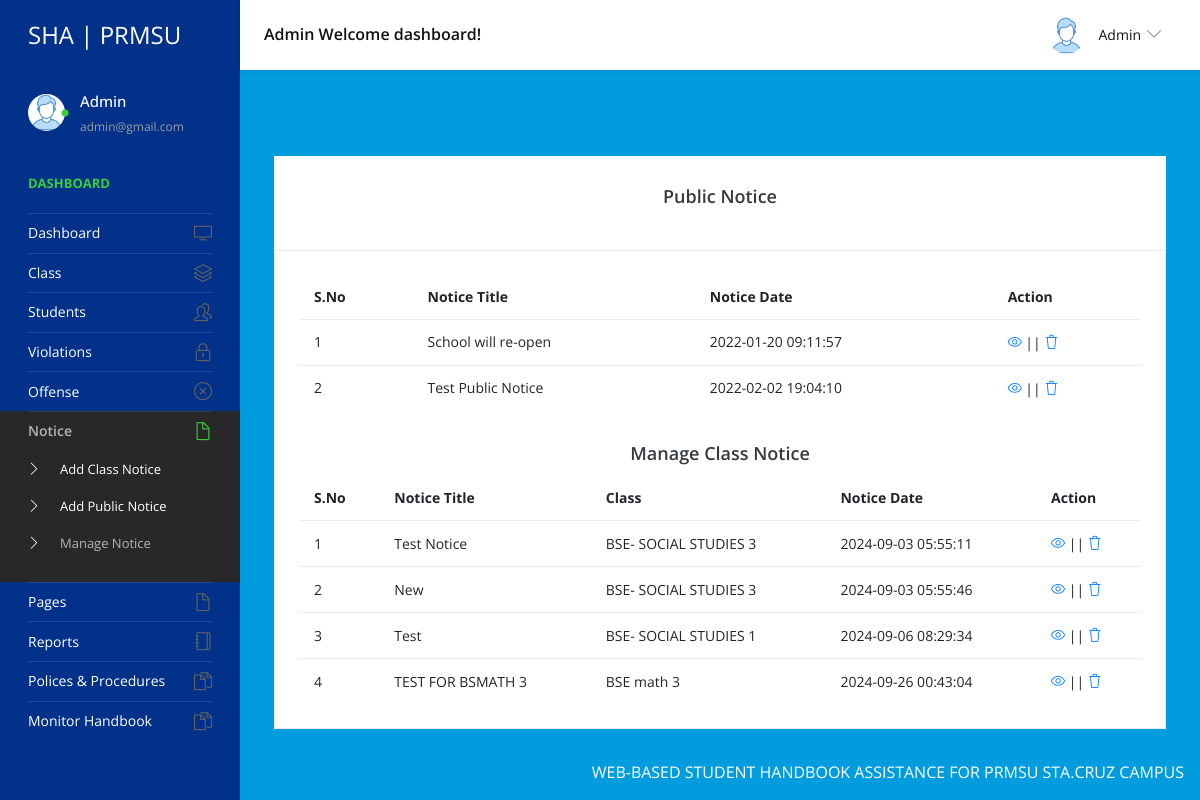
/admin/manage-public-notice.php (signed in), run on the app's committed database.
### tables this page shows
CREATE TABLE `tblpublicnotice` (
  `ID` int(5) NOT NULL,
  `NoticeTitle` varchar(200) DEFAULT NULL,
  `NoticeMessage` mediumtext DEFAULT NULL,
  `CreationDate` timestamp NULL DEFAULT current_timestamp()
);

CREATE TABLE `tblnotice` (
  `ID` int(5) NOT NULL,
  `NoticeTitle` mediumtext DEFAULT NULL,
  `ClassId` int(10) DEFAULT NULL,
  `NoticeMsg` mediumtext DEFAULT NULL,
  `CreationDate` timestamp NULL DEFAULT current_timestamp()
);

CREATE TABLE `tblclass` (
  `ID` int(5) NOT NULL,
  `ClassName` varchar(50) DEFAULT NULL,
  `Section` varchar(20) DEFAULT NULL,
  `CreationDate` timestamp NULL DEFAULT current_timestamp()
);

### admin/manage-public-notice.php (the view, shortened to what this page needs)
<?php
include('includes/dbconnection.php');
if (strlen($_SESSION['sturecmsaid'] == 0)) {
  header('location:logout.php');
} else {
  ?>
    <!DOCTYPE html>
    <html lang="en">
    <head>
      <link rel="stylesheet" href="vendors/simple-line-icons/css/simple-line-icons.css">
      <link rel="stylesheet" href="vendors/flag-icon-css/css/flag-icon.min.css">
      <link rel="stylesheet" href="vendors/css/vendor.bundle.base.css">
      <link rel="stylesheet" href="./vendors/daterangepicker/daterangepicker.css">
      <link rel="stylesheet" href="./vendors/chartist/chartist.min.css">
      <link rel="stylesheet" href="./css/style.css">
    </head>
    <body>
      <div class="container-scroller">
        <?php include_once('includes/header.php'); ?>
        <div class="container-fluid page-body-wrapper">
          <?php include_once('includes/sidebar.php'); ?>
          <div class="main-panel">
            <div class="content-wrapper">
              <div class="page-header">
                <nav aria-label="breadcrumb">
                  <ol class="breadcrumb">
                  </ol>
                </nav>
              </div>
              <div class="col-12 grid-margin stretch-card">
                  <div class="card">
                    <div class="card-body">
                      <h4 class="card-title" style="text-align: center;">Public Notice</h4>
                      </div>
                      <div class="table-responsive border p-4">
                        <table class="table">
                          <thead>
                            <tr>
                              <th class="font-weight-bold">S.No</th>
                              <th class="font-weight-bold">Notice Title</th>
                              <th class="font-weight-bold">Notice Date</th>
                              <th class="font-weight-bold">Action</th>
                            </tr>
                          </thead>
                          <tbody>
                            <?php
                            $sql = "SELECT * from tblpublicnotice";
                            $query = $dbh->prepare($sql);
                            $query->execute();
                            $results = $query->fetchAll(PDO::FETCH_OBJ);
                            $cnt = 1;
                            if ($query->rowCount() > 0) {
                              foreach ($results as $row) { ?>
                                    <tr>
                                      <td><?php echo htmlentities($cnt); ?></td>
                                      <td><?php echo htmlentities($row->NoticeTitle); ?></td>
                                      <td><?php echo htmlentities($row->CreationDate); ?></td>
                                      <td>
                                        <div><a href="edit-public-notice-detail.php?editid=<?php echo htmlentities($row->ID); ?>"><i
                                              class="icon-eye"></i></a>
                                          || <a href="manage-public-notice.php?delid=<?php echo ($row->ID); ?>"
                                            onclick="return confirm('Do you really want to Delete ?');"> <i
                                              class="icon-trash"></i></a></div>
                                      </td>
                                    </tr><?php $cnt = $cnt + 1;
                              }
                            } ?>
                          </tbody>
                        </table>
                        <h4 class="card-title" style="text-align: center; margin-top: 2rem;">Manage Class Notice</h4>
                        <table class="table">
                        <thead>
                          <tr>
                            <th class="font-weight-bold">S.No</th>
                            <th class="font-weight-bold">Notice Title</th>
                            <th class="font-weight-bold">Class</th>
                            <th class="font-weight-bold">Notice Date</th>
                            <th class="font-weight-bold">Action</th>
                          </tr>
                        </thead>
                        <tbody>
                          <?php
                          $sql = "SELECT tblclass.ID,tblclass.ClassName,tblclass.Section,tblnotice.NoticeTitle,tblnotice.CreationDate,tblnotice.ClassId,tblnotice.ID as nid from tblnotice join tblclass on tblclass.ID=tblnotice.ClassId";
                          $query = $dbh->prepare($sql);
                          $query->execute();
                          $results = $query->fetchAll(PDO::FETCH_OBJ);
                          $cnt = 1;
                          if ($query->rowCount() > 0) {
                            foreach ($results as $row) {
                              ?>
                              <tr>
                                <td><?php echo htmlentities($cnt); ?></td>
                                <td><?php echo htmlentities($row->NoticeTitle); ?></td>
                                <td><?php echo htmlentities($row->ClassName); ?> <?php echo htmlentities($row->Section); ?></td>
                                <td><?php echo htmlentities($row->CreationDate); ?></td>
                                <td>
                                  <div><a href="edit-notice-detail.php?editid=<?php echo htmlentities($row->nid); ?>"><i
                                        class="icon-eye"></i></a>
                                    || <a href="manage-notice.php?delid=<?php echo ($row->nid); ?>"
                                      onclick="return confirm('Do you really want to Delete ?');"> <i
                                        class="icon-trash"></i></a></div>
                                </td>
                              </tr><?php $cnt = $cnt + 1;
                            }
                          } ?>
                        </tbody>
                      </table>
                      </div>
                    </div>
                  </div>
                </div>
              </div>
            </div>
          </div>
      <?php include_once('includes/footer.php'); ?>
    </body>
    </html><?php } ?>

### admin/includes/header.php (shortened to what this page needs)
<nav class="navbar default-layout-navbar col-lg-12 col-12 p-0 fixed-top d-flex flex-row">
  <div class="navbar-brand-wrapper d-flex align-items-center">
    <a class="navbar-brand brand-logo" href="dashboard.php">
      <strong style="color: white;">SHA | PRMSU</strong>
    </a>
  </div><?php
  $aid = $_SESSION['sturecmsaid'];
  $sql = "SELECT * from tbladmin where ID=:aid";
  $query = $dbh->prepare($sql);
  $query->bindParam(':aid', $aid, PDO::PARAM_STR);
  $query->execute();
  $results = $query->fetchAll(PDO::FETCH_OBJ);
  if ($query->rowCount() > 0) {
    foreach ($results as $row) { ?>
      <div class="navbar-menu-wrapper d-flex align-items-center flex-grow-1">
        <h5 class="mb-0 font-weight-medium d-none d-lg-flex"><?php echo htmlentities($row->AdminName); ?> Welcome dashboard!
        </h5>
        <ul class="navbar-nav navbar-nav-right ml-auto">
          <li class="nav-item dropdown d-none d-xl-inline-flex user-dropdown">
            <a class="nav-link dropdown-toggle" id="UserDropdown" href="#" data-toggle="dropdown" aria-expanded="false">
              <img class="img-xs rounded-circle ml-2" src="images/faces/face8.jpg" alt="Profile image"> <span
                class="font-weight-normal"> <?php echo htmlentities($row->AdminName); ?> </span></a>
              </div><?php $cnt = $cnt + 1;
    }
  } ?>
      </li>
    </ul>
  </div>
</nav>

### admin/includes/sidebar.php (shortened to what this page needs)
<nav class="sidebar sidebar-offcanvas" id="sidebar">
  <ul class="nav">
    <li class="nav-item nav-profile">
      <a href="#" class="nav-link">
        <div class="profile-image">
          <img class="img-xs rounded-circle" src="images/faces/face8.jpg" alt="profile image">
          <div class="dot-indicator bg-success"></div>
        </div>
        <div class="text-wrapper">
          <?php
          $aid = $_SESSION['sturecmsaid'];
          $sql = "SELECT * from tbladmin where ID=:aid";
          $query = $dbh->prepare($sql);
          $query->bindParam(':aid', $aid, PDO::PARAM_STR);
          $query->execute();
          $results = $query->fetchAll(PDO::FETCH_OBJ);
          $cnt = 1;
          if ($query->rowCount() > 0) {
            foreach ($results as $row) { ?>
              <p class="profile-name"><?php echo htmlentities($row->AdminName); ?></p>
              <p class="designation"><?php echo htmlentities($row->Email); ?></p><?php $cnt = $cnt + 1;
            }
          } ?>
        </div>
      </a>
    </li>
    <li class="nav-item nav-category">
      <span class="nav-link">Dashboard</span>
    </li>
    <li class="nav-item">
      <a class="nav-link" href="dashboard.php">
        <span class="menu-title">Dashboard</span>
        <i class="icon-screen-desktop menu-icon"></i>
      </a>
    </li>
    <li class="nav-item">
      <a class="nav-link" data-toggle="collapse" href="#ui-basic" aria-expanded="false" aria-controls="ui-basic">
        <span class="menu-title">Class</span>
        <i class="icon-layers menu-icon"></i>
      </a>
    </li>
    <li class="nav-item">
      <a class="nav-link" data-toggle="collapse" href="#ui-basic1" aria-expanded="false" aria-controls="ui-basic1">
        <span class="menu-title">Students</span>
        <i class="icon-people menu-icon"></i>
      </a>
    </li>
    <li class="nav-item">
      <a class="nav-link" data-toggle="collapse" href="#violations" aria-expanded="false" aria-controls="violations">
        <span class="menu-title">Violations</span>
        <i class="icon-lock menu-icon"></i>
      </a>
    </li>
    <li class="nav-item">
      <a class="nav-link" data-toggle="collapse" href="#offense" aria-expanded="false" aria-controls="offense">
        <span class="menu-title">Offense</span>
        <i class="icon-close menu-icon"></i>
      </a>
    </li>
    <li class="nav-item">
      <a class="nav-link" data-toggle="collapse" href="#auth" aria-expanded="false" aria-controls="auth">
        <span class="menu-title">Notice </span>
        <i class="icon-doc menu-icon"></i>
      </a>
      <div class="collapse" id="auth">
        <ul class="nav flex-column sub-menu">
          <li class="nav-item"> <a class="nav-link" href="add-notice.php"> Add Class Notice </a></li>
          <li class="nav-item"> <a class="nav-link" href="add-public-notice.php"> Add Public Notice </a></li>
          <li class="nav-item"> <a class="nav-link" href="manage-public-notice.php"> Manage Notice </a></li>
        </ul>
      </div>
    </li>
    <li class="nav-item">
      <a class="nav-link" data-toggle="collapse" href="#auth2" aria-expanded="false" aria-controls="auth">
        <span class="menu-title">Pages</span>
        <i class="icon-doc menu-icon"></i>
      </a>
    </li>
    <li class="nav-item">
      <a class="nav-link" href="between-dates-reports.php">
        <span class="menu-title">Reports</span>
        <i class="icon-notebook menu-icon"></i>
      </a>
    </li>
    <li class="nav-item">
      <a class="nav-link" href="handbook2.php">
        <span class="menu-title">Polices & Procedures</span>
        <i class="icon-docs menu-icon"></i>
      </a>
    </li>
    <li class="nav-item">
      <a class="nav-link" href="monitor.php">
        <span class="menu-title">Monitor Handbook</span>
        <i class="icon-docs menu-icon"></i>
      </a>
    </li>
  </ul>
</nav>

### data on the page
tblpublicnotice: NoticeTitle "School will re-open", CreationDate "2022-01-20 09:11:57"
tblpublicnotice: NoticeTitle "Test Public Notice", CreationDate "2022-02-02 19:04:10"
tblnotice: NoticeTitle "Test Notice", ClassId.ClassName "BSE- SOCIAL STUDIES", ClassId.Section "3", CreationDate "2024-09-03 05:55:11"
tblnotice: NoticeTitle "New", ClassId.ClassName "BSE- SOCIAL STUDIES", ClassId.Section "3", CreationDate "2024-09-03 05:55:46"
tblnotice: NoticeTitle "Test", ClassId.ClassName "BSE- SOCIAL STUDIES", ClassId.Section "1", CreationDate "2024-09-06 08:29:34"
tblnotice: NoticeTitle "TEST FOR BSMATH 3", ClassId.ClassName "BSE math", ClassId.Section "3", CreationDate "2024-09-26 00:43:04"

### other printed values
$row->AdminName "Admin"
$row->Email "admin@gmail.com"
